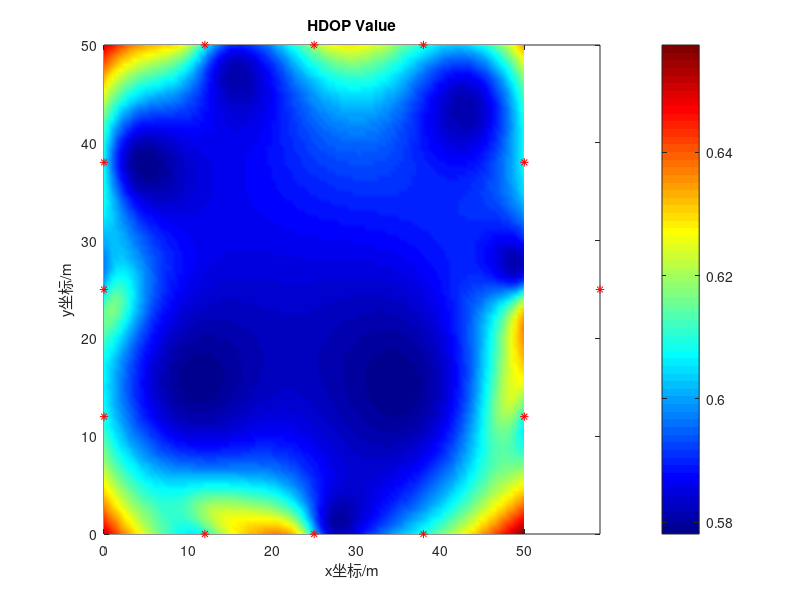

Write MATLAB code to recreate this figure.
clear all; close all;
disp('Three points Measurement in 3d space.')
BS_num=12;
% BS_loc=[0,15,0.5;0,35,1.5;15,0,2.5;35,0,0.5;50,15,1.5;50,35,2.5;15,50,0.5;35,50,1.5];
BS_loc=[0,12,0.5;0,25,1.5;0,38,2.5;12,0,2.5;25,0,0.5;38,0,1.5;50,12,1.5;59,25,0.5;50,38,2.5;12,50,0.5;25,50,1.5;38,50,2.5];
a = 50;
x = BS_loc(:,1);
y = BS_loc(:,2);
z = BS_loc(:,3);


target = [25,25];
x0=linspace(0,50,100);
y0=linspace(0,50,100);
z0=ones(1,100);

HDOP =zeros(100,100);
h=zeros(BS_num,3);

for xx=1:1:length(x0)
    for yy=1:1:length(y0)

        for m=1:BS_num
            r=sqrt((x0(xx)-x(m))^2+(y0(yy)-y(m))^2+(z0(1)-z(m))^2);
            h(m,1)=(x(m)-x0(xx))/r;
            h(m,2)=(y(m)-y0(yy))/r;
            h(m,3)=(z(m)-z0(1))/r;
        end
       
        G = inv(h'*h);
        HDOP(xx,yy) = sqrt((G(1,1)+G(2,2)));

    end
end




figure(1);
mean_DOP=mean(HDOP,2)*ones(1,100);
pcolor(linspace(0,50,100),linspace(0,50,100),HDOP);
xlabel('x坐标/m');ylabel('y坐标/m');
shading interp;
colorbar;colormap('jet');
hold on;
plot(x,y,'r*');
title('HDOP Value');

